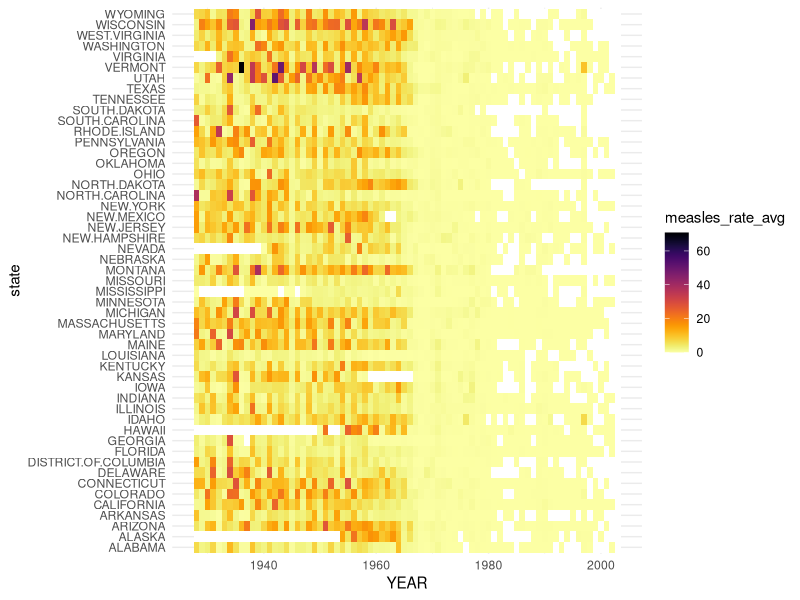
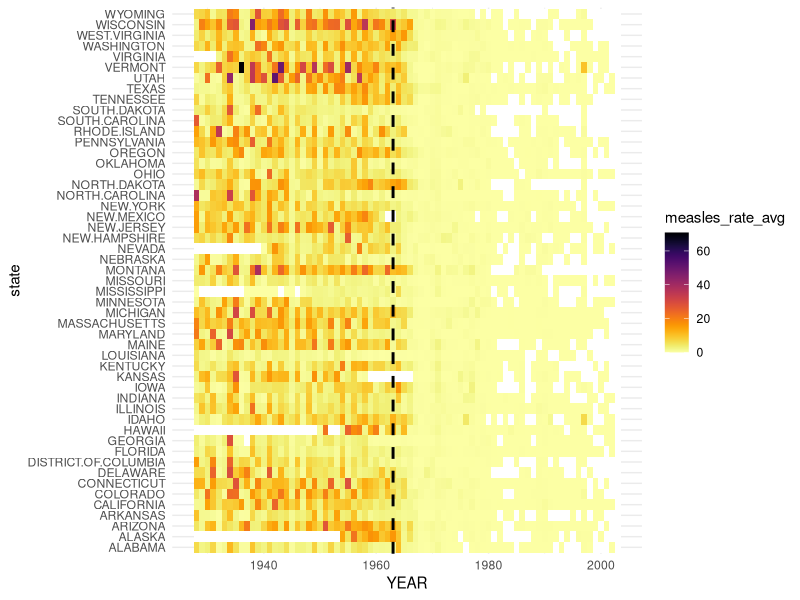

Write R code to recreate these figures, in order.
## Very Brief guide to tidyr.


# Another common issue in data analysis is to convert a "wide" dataframe to a "long" one.

# e.g. this measles dataset.


library(tidyverse)

measles <-read.csv("datasets/measles.csv")

head(measles)
tail(measles,100)


# to plot the data we need "long" data - we need the value we wish to plot in one column.

# we need a dataframe that has:
# - "measles rate" in one column (these values are in cells right now)
# -  year and week as columns
# -  a column that has 'state'.

#   gather()  can make a wide dataframe a 'long' dataframe

ncol(measles)

measles.long <- measles %>% gather(state,measles_rate,3:53)
head(measles.long)


## some analysis:

measles.long.summary <- measles.long %>% 
  group_by(YEAR,state) %>%
  summarise(measles_rate_avg = mean(measles_rate, na.rm=T))

head(measles.long.summary)



## some plotting:

library(viridis) #has the fill scale I like
ggplot(measles.long.summary, aes(x=YEAR, y=state, fill=measles_rate_avg)) +
  geom_tile() +
  scale_fill_viridis(direction=-1,option="B",na.value = "white") +
  theme_minimal()

# What year was vaccine introduced?
ggplot(measles.long.summary, aes(x=YEAR, y=state, fill=measles_rate_avg)) +
  geom_tile() +
  scale_fill_viridis(direction=-1,option="B",na.value = "white") +
  theme_minimal() +
  geom_vline(xintercept = 1963, color='black', lty=2,lwd=1)
